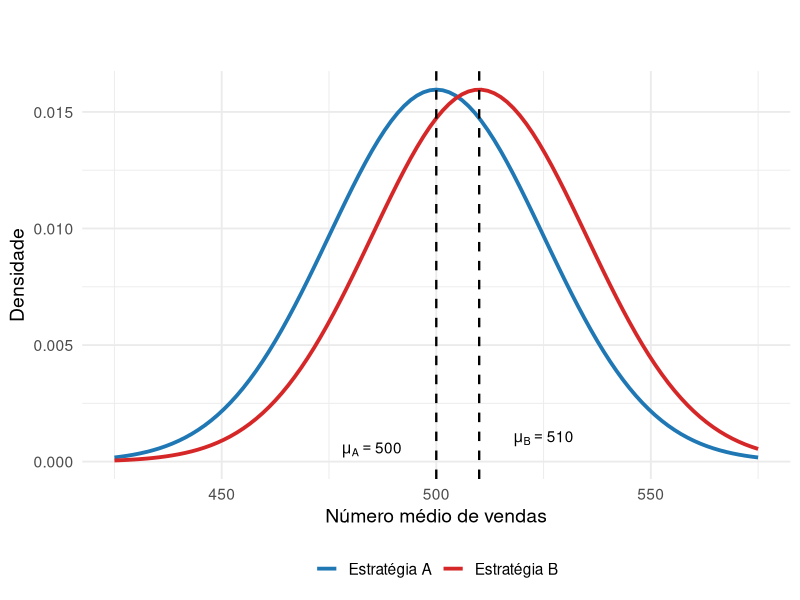
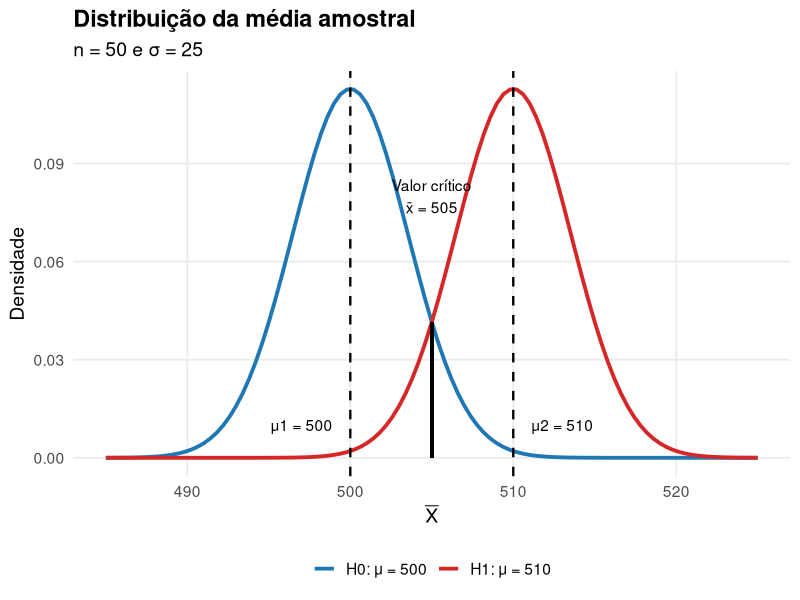
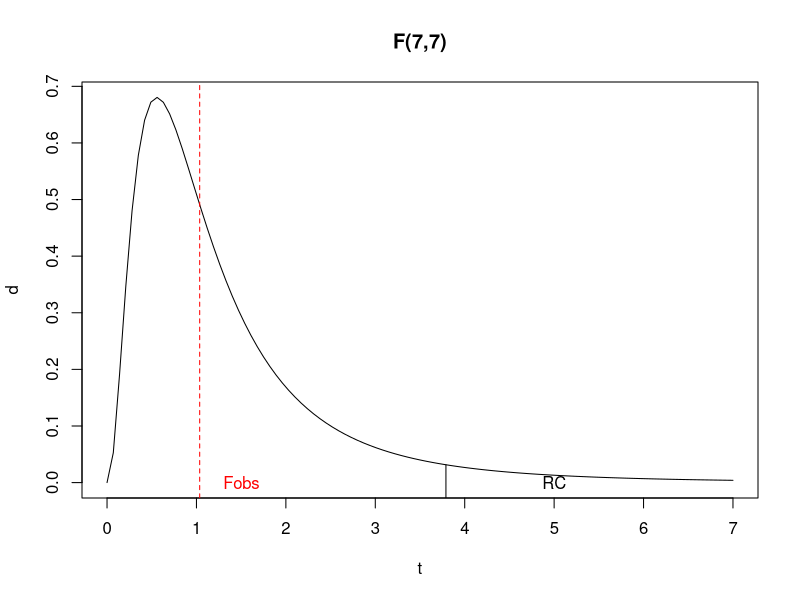
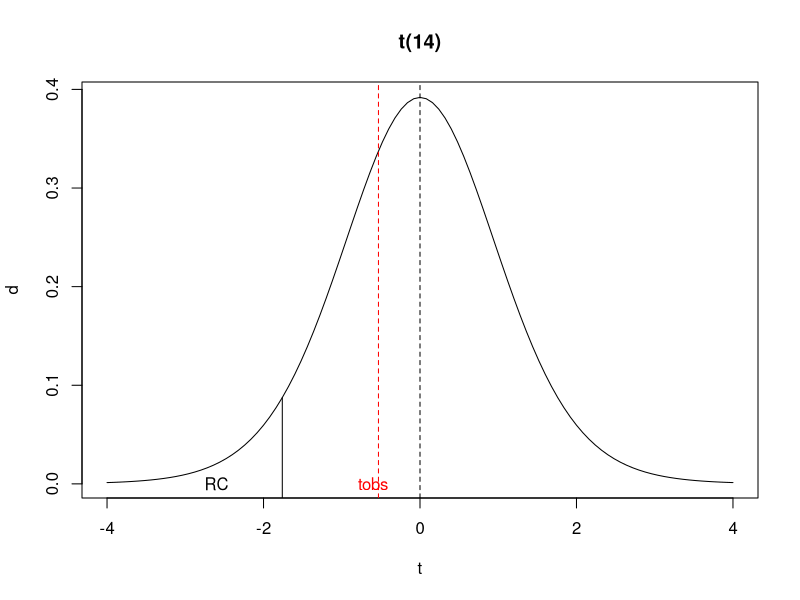

R code for these plots, in order:
## ---- chunk 1
options(htmltools.dir.version = FALSE)
knitr::opts_chunk$set(echo=TRUE, message = FALSE, warning = FALSE, comment = "#>", fig.align = "center")
options(dplyr.print_min = 5, dplyr.print_max = 5)
## ---- chunk 2
library(ggplot2)

dados <- data.frame(
  x = seq(425, 575, by = 0.1)
)

ggplot(dados, aes(x)) +
  stat_function(
    fun = dnorm,
    args = list(mean = 500, sd = 25),
    aes(color = "Estratégia A"),
    linewidth = 1.3
  ) +
  stat_function(
    fun = dnorm,
    args = list(mean = 510, sd = 25),
    aes(color = "Estratégia B"),
    linewidth = 1.3
  ) +
  geom_vline(
    xintercept = c(500,510),
    linetype = "dashed",
    linewidth = 0.8
  ) +
  annotate(
    "text",
    x = 485,
    y = 0.0005,
    label = "mu[A]==500",
    parse = TRUE
  ) +
  annotate(
    "text",
    x = 525,
    y = 0.001,
    label = "mu[B]==510",
    parse = TRUE
  ) +
  scale_color_manual(
    values = c(
      "Estratégia A" = "#1F77B4",
      "Estratégia B" = "#D62728"
    )
  ) +
  labs(
    title = "",
    subtitle = "",
    x = "Número médio de vendas",
    y = "Densidade",
    color = NULL
  ) +
  theme_minimal(base_size = 14) +
  theme(
    legend.position = "bottom",
    plot.title = element_text(face = "bold")
  )
## ---- chunk 3
library(ggplot2)

n <- 50
se <- 25/sqrt(n)

dados <- data.frame(
  x = seq(485, 525, by = 0.01)
)

ggplot(dados, aes(x)) +

  stat_function(
    fun = dnorm,
    args = list(mean = 500, sd = se),
    aes(color = "H0: μ = 500"),
    linewidth = 1.3
  ) +

  stat_function(
    fun = dnorm,
    args = list(mean = 510, sd = se),
    aes(color = "H1: μ = 510"),
    linewidth = 1.3
  ) +

  geom_vline(
    xintercept = c(500, 510),
    linetype = "dashed",
    linewidth = 0.8
  ) +

  geom_segment(
    aes(
      x = 505,
      xend = 505,
      y = 0,
      yend = dnorm(505, 510, se)
    ),
    linewidth = 1
  ) +

  annotate(
    "text",
    x = 497,
    y = 0.010,
    label = "μ1 = 500"
  ) +

  annotate(
    "text",
    x = 513,
    y = 0.010,
    label = "μ2 = 510"
  ) +

  annotate(
    "text",
    x = 505,
    y = 0.08,
    label = "Valor crítico\nx̄ = 505"
  ) +

  scale_color_manual(
    values = c(
      "H0: μ = 500" = "#1F77B4",
      "H1: μ = 510" = "#D62728"
    )
  ) +

  labs(
    title = "Distribuição da média amostral",
    subtitle = "n = 50 e σ = 25",
    x = expression(bar(X)),
    y = "Densidade",
    color = NULL
  ) +

  theme_minimal(base_size = 14) +

  theme(
    legend.position = "bottom",
    plot.title = element_text(face = "bold"),
    panel.grid.minor = element_blank()
  )
## ---- chunk 4
knitr::include_graphics("https://raw.githubusercontent.com/arpanosso/estatinfo/master/slides/img/testeH_02.png")
## ---- chunk 5
knitr::include_graphics("https://raw.githubusercontent.com/arpanosso/estatinfo/master/slides/img/testeH_03.png")
## ---- chunk 6
knitr::include_graphics("https://raw.githubusercontent.com/arpanosso/estatinfo/master/slides/img/testeH_04.png")
## ---- chunk 7
knitr::include_graphics("https://raw.githubusercontent.com/arpanosso/estatinfo/master/slides/img/testeH_05.png")
## ---- chunk 8
knitr::include_graphics("https://raw.githubusercontent.com/arpanosso/estatinfo/master/slides/img/testeH_06.png")
## ---- chunk 9
knitr::include_graphics("https://raw.githubusercontent.com/arpanosso/estatinfo/master/slides/img/testeH_07.png")
## ---- chunk 10
knitr::include_graphics("https://raw.githubusercontent.com/arpanosso/estatinfo/master/slides/img/testeH_08.png")
## ---- chunk 11
knitr::include_graphics("https://raw.githubusercontent.com/arpanosso/estatinfo/master/slides/img/testeH_09.png")
## ---- chunk 12
knitr::include_graphics("https://raw.githubusercontent.com/arpanosso/estatinfo/master/slides/img/testeH_10.png")
## ---- chunk 13
knitr::include_graphics("https://raw.githubusercontent.com/arpanosso/estatinfo/master/slides/img/hist_8.png")
## ---- chunk 14
knitr::include_graphics("https://raw.githubusercontent.com/arpanosso/estatinfo/master/slides/img/testeH_11.png")
## ---- chunk 15
knitr::include_graphics("https://raw.githubusercontent.com/arpanosso/estatinfo/master/slides/img/testeH_12.png")
## ---- chunk 16
knitr::include_graphics("https://raw.githubusercontent.com/arpanosso/estatinfo/master/slides/img/testeH_13.png")
## ---- chunk 17
knitr::include_graphics("https://raw.githubusercontent.com/arpanosso/estatinfo/master/slides/img/testeH_14.png")
## ---- chunk 18
knitr::include_graphics("https://raw.githubusercontent.com/arpanosso/estatinfo/master/slides/img/testeH_15.png")
## ---- chunk 19
knitr::include_graphics("https://raw.githubusercontent.com/arpanosso/estatinfo/master/slides/img/ic_05.png")
## ---- chunk 20
knitr::include_graphics("https://raw.githubusercontent.com/arpanosso/estatinfo/master/slides/img/testeH_16.png")
## ---- chunk 21
knitr::include_graphics("https://raw.githubusercontent.com/arpanosso/estatinfo/master/slides/img/testeH_17.png")
## ---- chunk 22
r1<-c(2.30,2.10,1.91,1.20,1.93,1.88,1.95,2.10)
r2<-c(2.30,2.15,2.00,1.28,2.15,2.20,1.91,2.06)
var.test(r1,r2)
## ---- chunk 23
curve(df(x,7,7),0,7,xlab="t",ylab="d",
      main="F(7,7)")
abline(v=1.03618,col="red",lty=2)
segments(3.79,-1,3.79,df(3.79,7,7))
text(1.5,0,"Fobs",col="red")
text(5,0,"RC",col="black")
## ---- chunk 24
r1<-c(2.30,2.10,1.91,1.20,1.93,1.88,1.95,2.10)
r2<-c(2.30,2.15,2.00,1.28,2.15,2.20,1.91,2.06)
t.test(r1, r2, alternative = "le", var.equal = TRUE)
## ---- chunk 25
knitr::include_graphics("https://raw.githubusercontent.com/arpanosso/estatinfo/master/slides/img/ic_05.png")
## ---- chunk 26
curve(dt(x,14),-4,4,xlab="t",ylab="d",
      main="t(14)")
abline(v=0,col="black",lty=2)
abline(v=-0.5309,col="red",lty=2)
segments(-1.76,-1,-1.76,dt(-1.76,14))
text(-0.6,0,"tobs",col="red")
text(-2.6,0,"RC",col="black")
